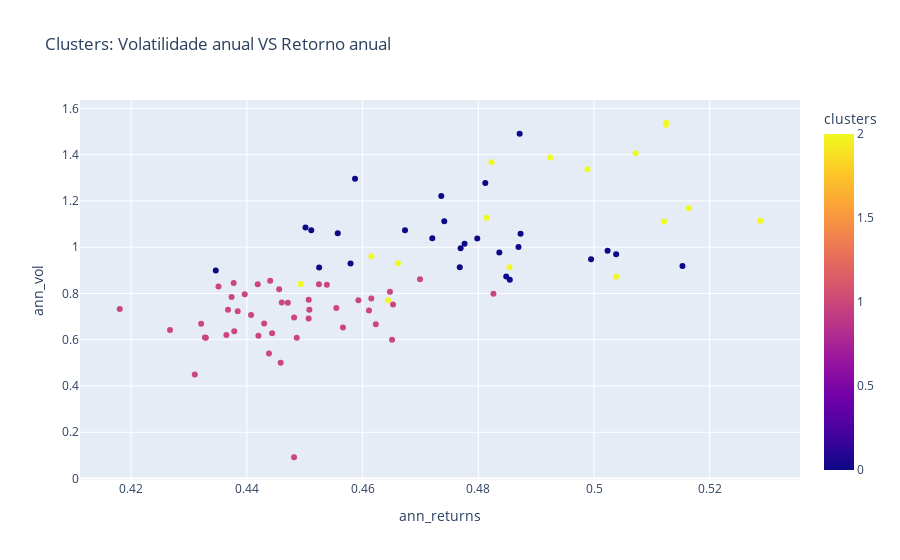

Notebook source saved alongside this figure:
### Markdown cell above
*_Observação_*: O Beta quando mais proximo a 1 indica alta volatilidade e risco e quanto mais longe menor volatilidade e risco da ação.

### Code cell
from sklearn.cluster import KMeans
import plotly.express as px


km = KMeans(n_clusters=3, random_state = 99, max_iter=300, n_init=10)
km.fit(clustering_df)
labels = km.predict(clustering_df)
centroids = km.cluster_centers_
clustering_df['clusters'] = km.labels_

fig = px.scatter(clustering_df, x='ann_returns', y='ann_vol', color='clusters', title='Clusters: Volatilidade anual VS Retorno anual')
fig.show()

### Figure 1 — Plotly figure (JSON) as saved in the notebook; plotly's stock layout.template omitted (floating-point values rounded to 4 significant figures)
{"data": [{"hovertemplate": "ann_returns=%{x}<br>ann_vol=%{y}<br>clusters=%{marker.color}<extra></extra>", "legendgroup": "", "marker": {"color": [1, 1, 2, 1, 0, 1, 2, 1, 1, 1, 1, 1, 1, 2, 0, 2, 1, 0, 1, 1, 2, 0, 1, 1, 1, 1, 2, 0, 0, 0, 0, 0, 1, 1, 1, 1, 0, 1, 1, 1, 2, 0, 2, 2, 1, 1, 2, 1, 1, 0, 1, 0, 0, 0, 2, 0, 0, 0, 0, 0, 1, 1, 1, 2, 2, 1, 1, 1, 1, 1, 1, 2, 0, 0, 2, 1, 1, 1, 0, 0, 0, 1, 2, 1, 1, 0], "coloraxis": "coloraxis", "symbol": "circle"}, "mode": "markers", "name": "", "orientation": "v", "showlegend": false, "type": "scatter", "x": [0.4593, 0.4481, 0.5287, 0.4364, 0.4525, 0.4651, 0.4924, 0.444, 0.4486, 0.4482, 0.4407, 0.4367, 0.446, 0.5164, 0.4741, 0.4615, 0.4456, 0.4871, 0.4538, 0.4507, 0.4814, 0.4736, 0.4508, 0.4396, 0.4444, 0.4329, 0.5124, 0.472, 0.4769, 0.4873, 0.5023, 0.4776, 0.4623, 0.4615, 0.4438, 0.4378, 0.4673, 0.4471, 0.4377, 0.4351, 0.5125, 0.4836, 0.4493, 0.5121, 0.4653, 0.4458, 0.4823, 0.4327, 0.4267, 0.4768, 0.4507, 0.4995, 0.4587, 0.5038, 0.5072, 0.4798, 0.4869, 0.4511, 0.4854, 0.5153, 0.4525, 0.4419, 0.418, 0.4989, 0.4661, 0.4555, 0.4566, 0.443, 0.4826, 0.4647, 0.4384, 0.5038, 0.4501, 0.4346, 0.4854, 0.431, 0.442, 0.4611, 0.4848, 0.4579, 0.4557, 0.4321, 0.4644, 0.4699, 0.4374, 0.4812], "xaxis": "x", "y": [0.771, 0.09205, 1.114, 0.6209, 0.9123, 0.6001, 1.388, 0.8551, 0.609, 0.6966, 0.7066, 0.7296, 0.761, 1.168, 1.112, 0.9607, 0.8184, 1.491, 0.8381, 0.7732, 1.127, 1.221, 0.7293, 0.797, 0.6283, 0.6086, 1.529, 1.039, 0.9956, 1.058, 0.9847, 1.015, 0.6665, 0.7787, 0.5401, 0.637, 1.074, 0.76, 0.8454, 0.8301, 1.538, 0.9774, 0.8411, 1.111, 0.7525, 0.5006, 1.367, 0.6093, 0.6425, 0.9137, 0.6922, 0.9475, 1.296, 0.9698, 1.406, 1.038, 1.001, 1.073, 0.8597, 0.9185, 0.8398, 0.8395, 0.7327, 1.336, 0.9311, 0.7373, 0.6531, 0.6705, 0.7988, 0.8074, 0.7227, 0.8719, 1.086, 0.8993, 0.9134, 0.4493, 0.6167, 0.7262, 0.8729, 0.9292, 1.06, 0.6695, 0.7708, 0.8613, 0.7843, 1.277], "yaxis": "y"}], "layout": {"coloraxis": {"colorbar": {"title": {"text": "clusters"}}, "colorscale": [[0, "#0d0887"], [0.1111, "#46039f"], [0.2222, "#7201a8"], [0.3333, "#9c179e"], [0.4444, "#bd3786"], [0.5556, "#d8576b"], [0.6667, "#ed7953"], [0.7778, "#fb9f3a"], [0.8889, "#fdca26"], [1, "#f0f921"]]}, "legend": {"tracegroupgap": 0}, "title": {"text": "Clusters: Volatilidade anual VS Retorno anual"}, "xaxis": {"anchor": "y", "domain": [0, 1], "title": {"text": "ann_returns"}}, "yaxis": {"anchor": "x", "domain": [0, 1], "title": {"text": "ann_vol"}}}}
